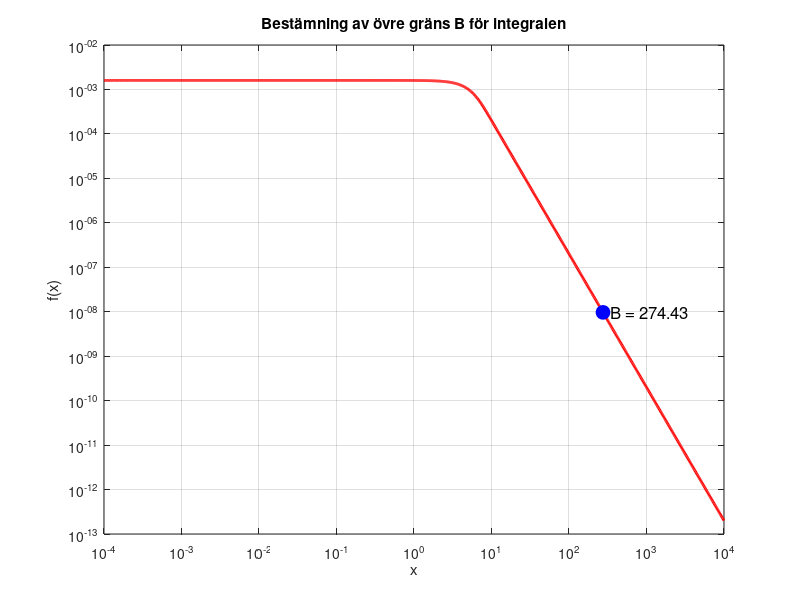

MATLAB code for this plot: (Note: this script raises an error after producing the figure.)
% Uppgift 6b: Bestäm en övre gräns B där integranden är tillräckligt liten
clear; clc;

% Definiera funktionen f(x)
f = @(x) (1 - exp(-(x/5).^3)) ./ (5*x.^3);

% Skapa x-värden i intervallet [1e-4, 100] för att analysera svansen
x = logspace(-4, 4, 1000);
y = f(x);

% Plotta funktionen
figure;
plot(x, y, 'r-', 'LineWidth', 2);
xlabel('x');
ylabel('f(x)');
title('Bestämning av övre gräns B för integralen');
grid on;
set(gca, 'XScale', 'log', 'YScale', 'log'); % Log-log skala för tydlighet

% Hitta första x där f(x) < 10^(-8)
threshold = 1e-8;
B_index = find(y < threshold, 1, 'first'); % Första index där f(x) < threshold
B = x(B_index);

% Markera punkten på grafen
hold on;
plot(B, f(B), 'bo', 'MarkerSize', 10, 'MarkerFaceColor', 'b');
text(B, f(B), sprintf('  B = %.2f', B), 'FontSize', 12);

% Spara figuren som bild
saveas(gcf, 'question6b_plot.png');

% Öppna figuren automatiskt
open('question6b_plot.png');
% Skriv ut B i en fil
fileID = fopen('question6b_results.txt', 'w');
fprintf(fileID, 'Övre gräns B där f(x) < 1e-8: B = %.8f\n', B);
fclose(fileID);
